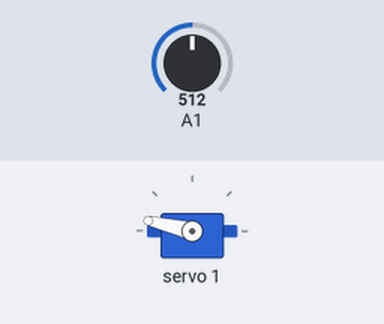
The sketch below on a simulated Arduino Uno, built with avr-gcc and run on an emulated ATmega328P. Shown: servo. The inputs (shaded band) are chosen by the test bench; at power-on: A1 = 512.

Above: at 1.2 s.
1.3 s: A1 set to 660
At 2.5 s:
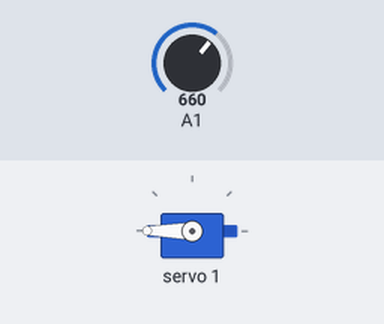
2.8 s: A1 set to 306
At 3.7 s:
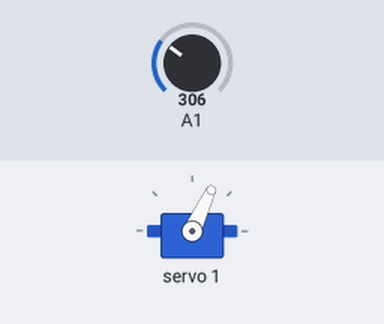
4.3 s: A1 set to 122
At 4.9 s:
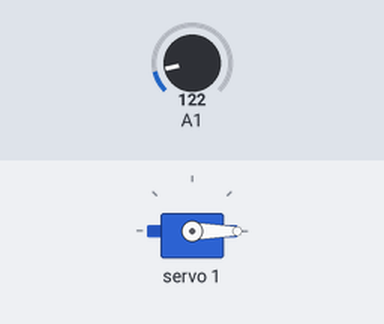
5.8 s: A1 set to 72
7.3 s: A1 set to 61
At 8.3 s:
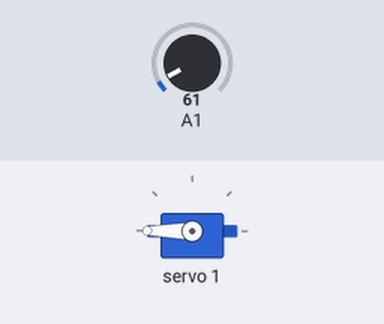
8.8 s: A1 set to 511
At 9.5 s:
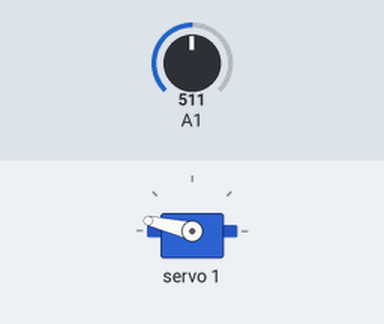
Timing chart, 0 to 11.3 s (numbered marks = the images above; inputs shaded):
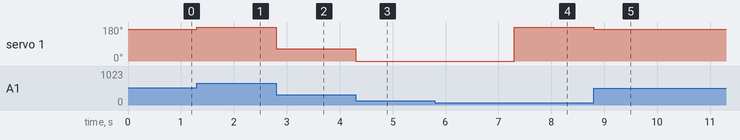

Measured:
- the behaviour switches between 68 and 67 on A1 (found by bisection; images 3 and 4)
- after the input at 1.3 s, servo 1: 167° → 180° at once
- after the input at 2.8 s, servo 1: 180° → 65° at once
- after the input at 4.3 s, servo 1: 65° → 0° at once
- after the input at 5.8 s, every drawn part: stays the same
- after the input at 7.3 s, servo 1: 0° → 180° at once
- after the input at 8.8 s, servo 1: 180° → 167° at once

The sketch:

Potinit_shoulder.ino
```cpp
#include <Wire.h>
#include <Adafruit_PWMServoDriver.h>

#define MIN_PULSE_WIDTH       650
#define MAX_PULSE_WIDTH       2350
#define FREQUENCY             50

Adafruit_PWMServoDriver pwm = Adafruit_PWMServoDriver();

int potShoulder = A1;  // 肩部舵机电位器连接到A1
int shoulder = 1;      // 肩部舵机连接到驱动板的1号通道

void setup()
{
  pwm.begin();                            // 初始化PWM舵机驱动器
  pwm.setPWMFreq(FREQUENCY);              // 设置PWM频率

  Serial.begin(9600);                     // 初始化串口通信
}

void moveMotor(int controlIn, int motorOut)
{
  int pulse_wide, pulse_width, potVal;

  potVal = analogRead(controlIn);         // 读取电位器的值

  // 将电位器值从0到1023映射到舵机角度0到360度
  int angle = map(potVal, 195, 1023, 0, 900);

  // 将角度转换为脉冲宽度
  pulse_wide = map(angle, 0, 360, MIN_PULSE_WIDTH, MAX_PULSE_WIDTH);
  pulse_width = int(float(pulse_wide) / 1000000 * FREQUENCY * 4096);   // 将脉宽转换为占空比值

  pwm.setPWM(motorOut, 0, pulse_width);   // 设置舵机的角度
}

void loop()
{
  moveMotor(potShoulder, shoulder);       // 控制肩部舵机
}
```
